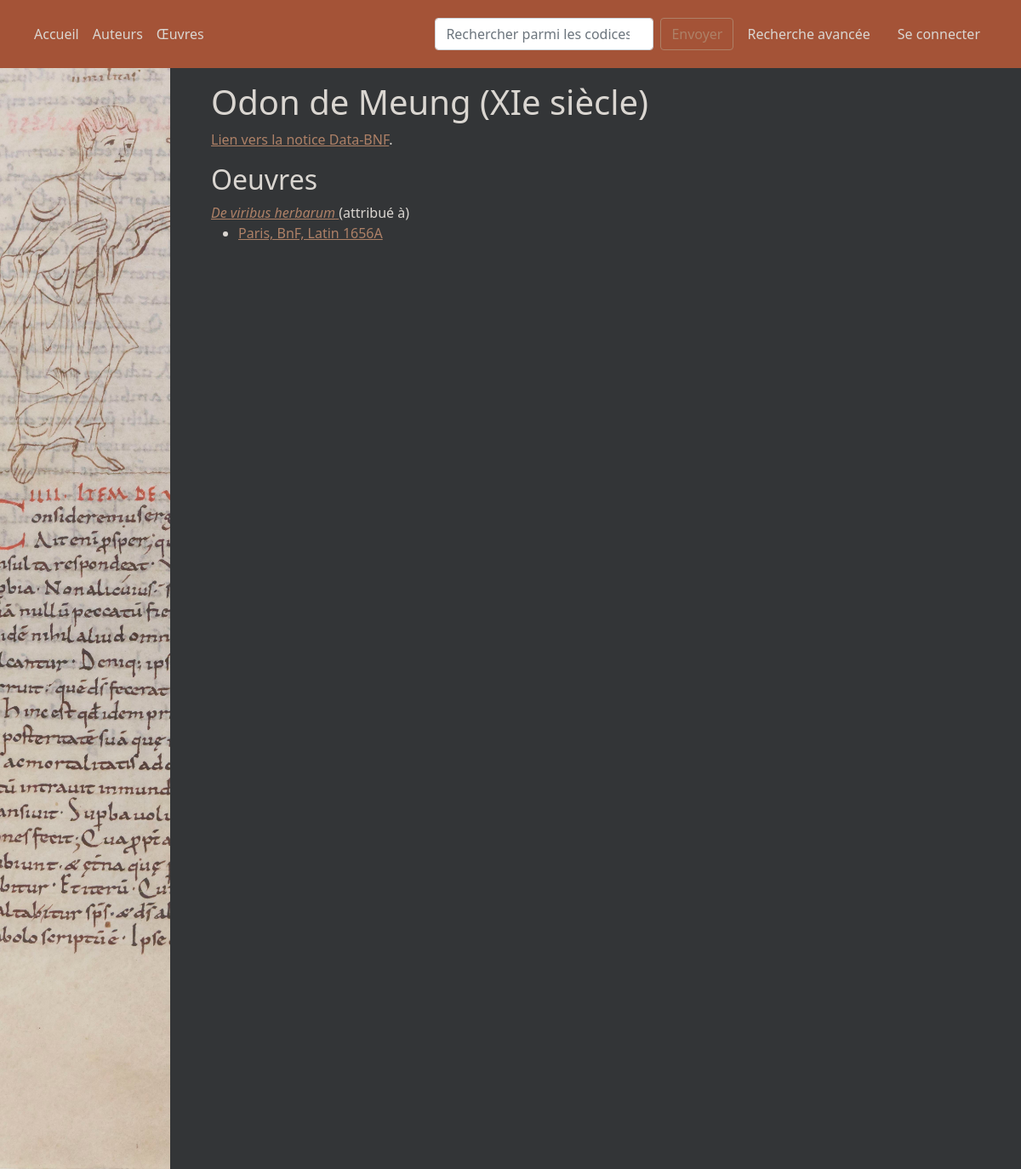
Page /pages/auteur/15 on the earlier database version.
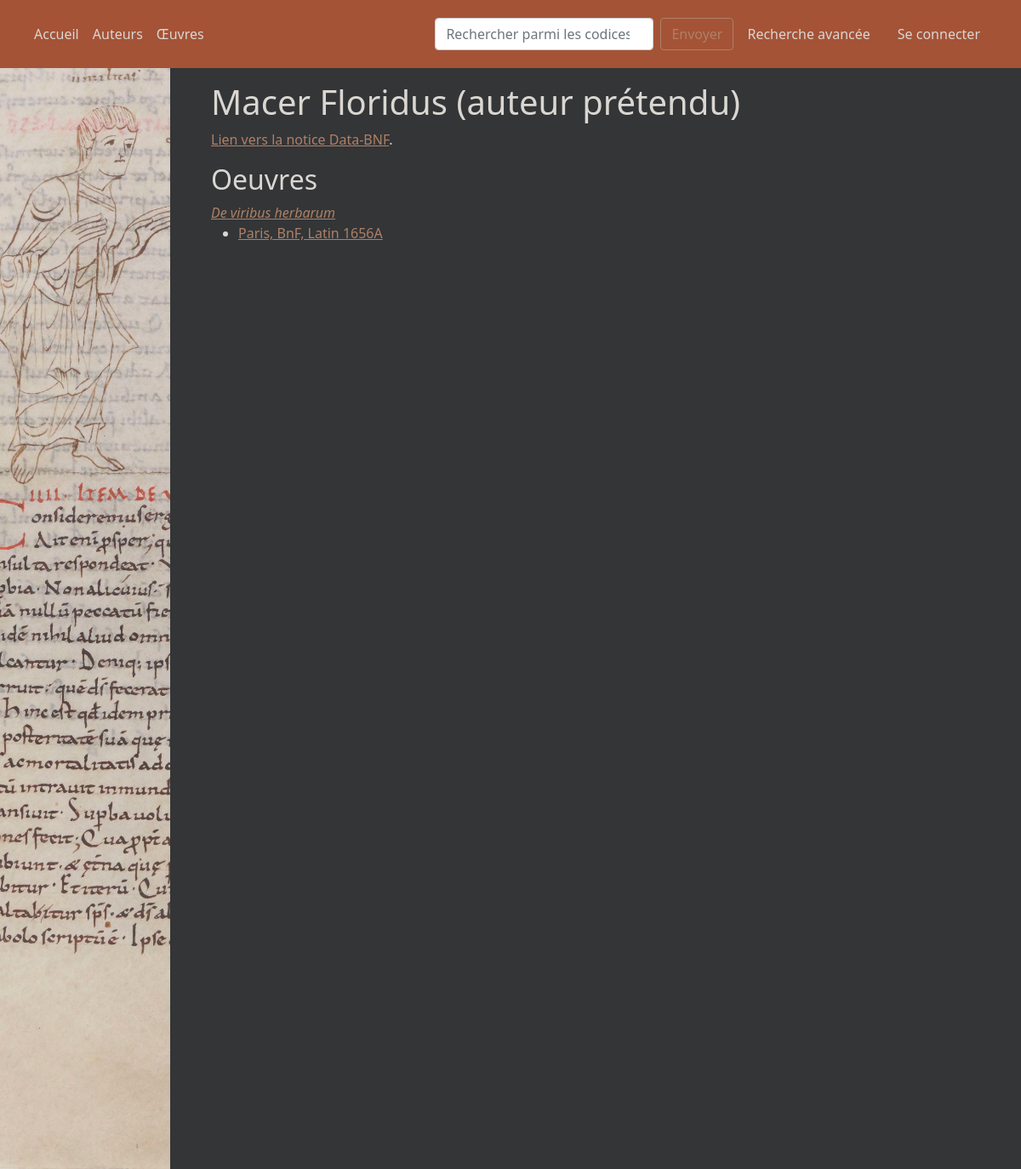
Same page on the later database version.
### app/modeles/classes.py (models this page shows, shortened)
class Oeuvres(db.Model):
    id = db.Column(db.Integer, unique=True, nullable=False, primary_key=True)
    titre = db.Column(db.Text, nullable=False)
    data_bnf = db.Column(db.Integer, nullable=True)
    partie_de = db.Column(db.Boolean, nullable=True)
    auteur = db.Column(db.Integer, db.ForeignKey("personnes.id"))
    lien_auteur = db.relationship("Personnes", back_populates="oeuvres_aut", foreign_keys=auteur)
    attr = db.Column(db.Integer, db.ForeignKey("personnes.id"))
    lien_attr = db.relationship("Personnes", back_populates="oeuvres_attr", foreign_keys=attr)
    contenu_defini_par = db.relationship("Contient", back_populates="a_pour_oeuvre")

class Personnes(db.Model):
    id = db.Column(db.Integer, primary_key=True)
    nom = db.Column(db.Text, nullable=False)
    data_bnf = db.Column(db.Integer, nullable=True)
    oeuvres_aut = db.relationship("Oeuvres", back_populates="lien_auteur", foreign_keys=Oeuvres.auteur)
    oeuvres_attr = db.relationship("Oeuvres", back_populates="lien_attr", foreign_keys=Oeuvres.attr)

### app/routes/routes.py (the view)
@app.route("/pages/auteur/<int:id>")
def noticePersonne(id):
    personne = Personnes.query.get_or_404(id)
    toutesPersonnes = json.loads(tousAuteursJson())
    for item in toutesPersonnes:
        if item["personne_id"] == id:
            dictPersonne = item
    return render_template("pages/auteur.html", dictPersonne=dictPersonne, titre=dictPersonne["label"])

### app/modeles/traitements.py (called while the page is built)
def codexLabel(code_id):
    cote = Codices.query.get(code_id).cote
    lieu_conservation = Codices.query.get(code_id).lieu_conservation
    if lieu_conservation.label == "Bibliothèque nationale de France":
        lieu_conservation = lieu_conservation.localite + ", BnF"
    else:
        lieu_conservation = lieu_conservation.localite + ", " + lieu_conservation.label
    label = f"{lieu_conservation}, {cote}"
    dico = {
        "codex_id": code_id,
        "label": label
    }
    return dico

def dateLabel(chaine):
    if chaine[0] == "0":
        chaine = chaine[1:]
    if chaine[-1] == "?":
        chaine = "v. " + chaine[:-1]
    elif "." in chaine:
        chaine = "apr. " + chaine.replace(".", "0")
    return chaine

def oeuvreDict(id):
    objetOeuvre = Oeuvres.query.get(id)
    dico = {
        "oeuvre_id": objetOeuvre.id,
        "titre": objetOeuvre.titre,
        "data.bnf": objetOeuvre.data_bnf,
        "partie_de": objetOeuvre.partie_de,
    }
    if objetOeuvre.lien_auteur:
        dico["auteur_id"] = objetOeuvre.lien_auteur.id
        dico["auteur"] = personneLabel(objetOeuvre.lien_auteur.id, "court")
        dico["auteur_ark"] = objetOeuvre.lien_auteur.data_bnf
    else:
        dico["auteur"] = None
    if objetOeuvre.lien_attr:
        dico["attr_id"] = objetOeuvre.lien_attr.id
        dico["attr"] = personneLabel(objetOeuvre.lien_attr.id, "court")
        dico["attr_ark"] = objetOeuvre.lien_attr.data_bnf
    else:
        dico["attr"] = None
    return dico

def conservationDict(codex_id):
    objetCodex = Codices.query.get(codex_id)
    dico = {
        "lieu_id": objetCodex.lieu_conservation.id,
        "localite": objetCodex.lieu_conservation.localite,
        "label": objetCodex.lieu_conservation.label
    }
    return dico

### app/templates/pages/auteur.html (shortened to what this page needs)
{% extends "conteneur.html" %}
{% block corps %}
    {% if titre %}
        <header>
            <h1>{{titre}}</h1>
        </header>
        <div>
            {% if dictPersonne["personne_ark"] %}
                <p><a href="https://data.bnf.fr/{{ dictPersonne['personne_ark'] }}">Lien vers la notice Data-BNF</a>.</p>
            {% endif %}
            <h2>Oeuvres</h2>
            {% for oeuvre in dictPersonne["oeuvres"] %}
                <a href="{{ url_for("noticeOeuvre", id=oeuvre["oeuvre_id"]|string) }}">
                    <i>{{ oeuvre["titre"] }}</i>
                </a>
                {% if oeuvre["relation"] == "a pour attribution" %}
                    <span> (attribué à)</span>
                {% endif %}
                {% for codex in oeuvre["contenue_dans"] %}
                    <ul>
                        <li><a href="{{ url_for('notice_codex', num=codex["codex_id"])}}">{{codex["label"]}}</a></li>
                    </ul>
                {% endfor %}
            {% endfor %}
        </div>
    {% else %}
        <p>{{message_erreur}}</p>
    {% endif %}
{% endblock %}

### app/templates/conteneur.html (shortened to what this page needs)
<!DOCTYPE html>
<html lang="fr">
<head>
    <link rel="stylesheet" href="{{ url_for('static', filename='bootstrap-5.1.3-dist/css/bootstrap.css') }}">
    <link rel="stylesheet" href="{{ url_for('static', filename='css/moissac1.css') }}">
</head>
<body>
<header>
    <nav class="navbar navbar-expand-lg">
        <div class="container-fluid">
            <div class="collapse navbar-collapse" id="navbarScroll">
                <ul class="navbar-nav me-auto my-2 my-lg-0 navbar-nav-scroll" style="--bs-scroll-height: 100px;">
                    <li class="nav-item">
                        <a class="nav-link active" href="{{ url_for('accueil') }}">Accueil</a>
                    </li>
                    <li class="nav-item">
                        <a class="nav-link active" aria-current="page" href="{{ url_for('indexAuteurs')}}">Auteurs</a>
                    </li>
                    <li class="nav-item">
                        <a class="nav-link active" aria-current="page" href="{{ url_for('indexOeuvres')}}">Œuvres</a>
                    </li>
                </ul>
                <form class="d-flex" method="GET" action="{{url_for("recherche", typeRecherche="simple")}}">
                    <input class="form-control me-2" type="search" title="Recherche inclusive. La conjonction ET permet de la rendre exclusive." placeholder="Rechercher parmi les codices" aria-label="Search" name="keyword">
                    <button class="btn btn-outline-success" type="submit" role="button">Envoyer</button>
                </form>
                <div class="nav-item">
                    <a class="nav-link active" aria-current="page" href="{{ url_for('recherche', typeRecherche="avancee")}}">Recherche avancée</a>
                </div>
                {% if not current_user.is_authenticated %}
                    <div class="nav-item">
                        <a class="nav-link active" aria-current="page" method="GET" href="{{ url_for('connexion')}}">Se connecter</a>
                    </div>
                {% else %}
                    <div class="nav-item">
                        <a class="nav-link active" aria-current="page" href="{{ url_for('deconnexion')}}">Se déconnecter</a>
                    </div>
                {% endif %}
            </div>
        </div>
    </nav>
</header>
<div class="container-fluid">
    <div class="row">
        <nav id="lateral" class="col-md-2">
            <img class="humilite" src="{{ url_for('static', filename='img/btv1b105254751_f336-c.jpg')}}"
                 alt="Latin 2077 : Humilité">
        </nav>
        <main role="main" class="col-md-9 ml-sm-auto col-lg-10 pt-3 px-4">
            <div class="container">
                {% block corps %}
                {% endblock %}
            </div>
        </main>
    </div>
</div>
</body>
</html>

### app/static/css/moissac1.css (style rules this page uses)
body { font-family: system-ui, -apple-system, "Segoe UI", Roboto, "Helvetica Neue", Arial, "Noto Sans", "Liberation Sans", sans-serif, "Apple Color Emoji", "Segoe UI Emoji", "Segoe UI Symbol", "Noto Color Emoji"; }
.row { background-color: #333537; }
#lateral { background-color: #d5c6b8; padding: 0px; }
main { color: #dad6d1; background-color: #333537; }
.humilite { max-width: 100%; }
.container { margin-left: 0px; }
.navbar { background-color: #a45337; padding: 20px; }
.navbar a { color: #dad6d1; }
.btn-outline-success { color: #ae8167; border-color: #ae8167; }
a { color: #ae8167; }

Differences in the rows shown:
now on this page (row edited): Personnes: nom "Macer Floridus (auteur prétendu)"
changed Oeuvres "De viribus herbarum": no longer shows "(attribué à)"
Other differences:
{{ titre }}: "Odon de Meung (XIe siècle)" → (not shown)
